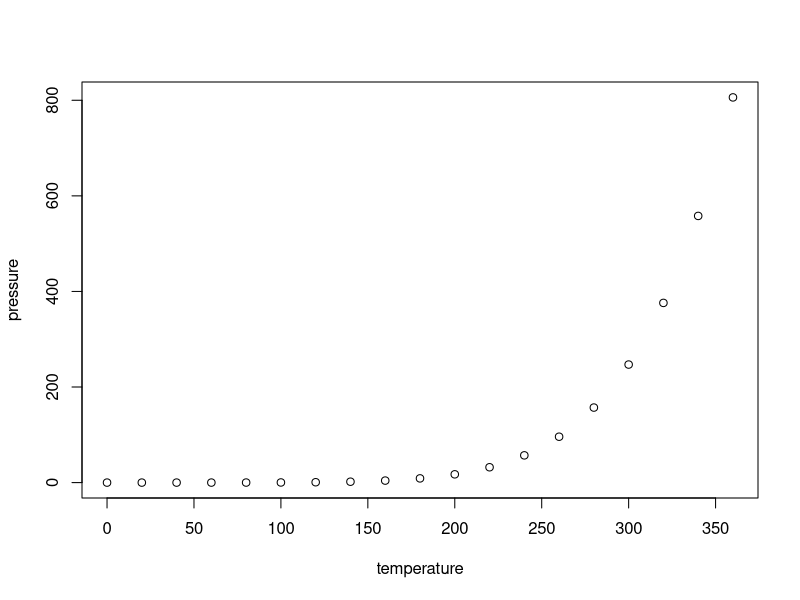
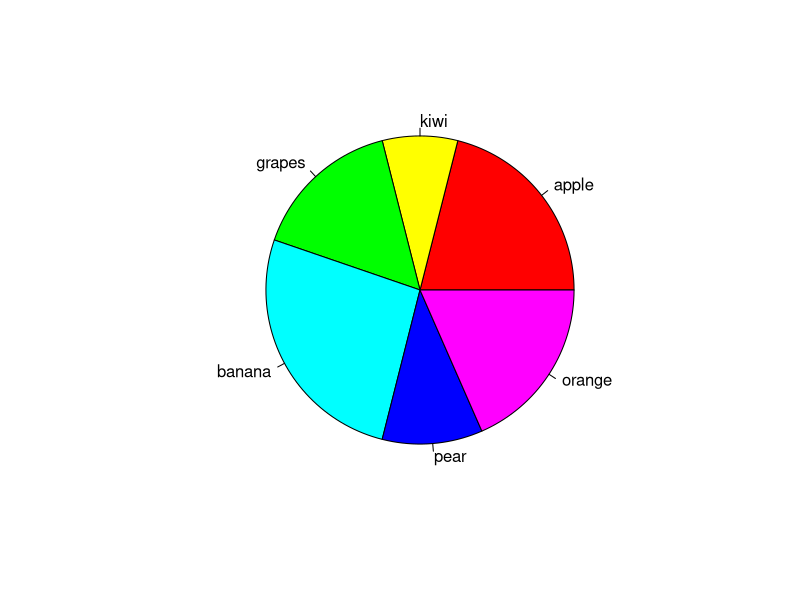
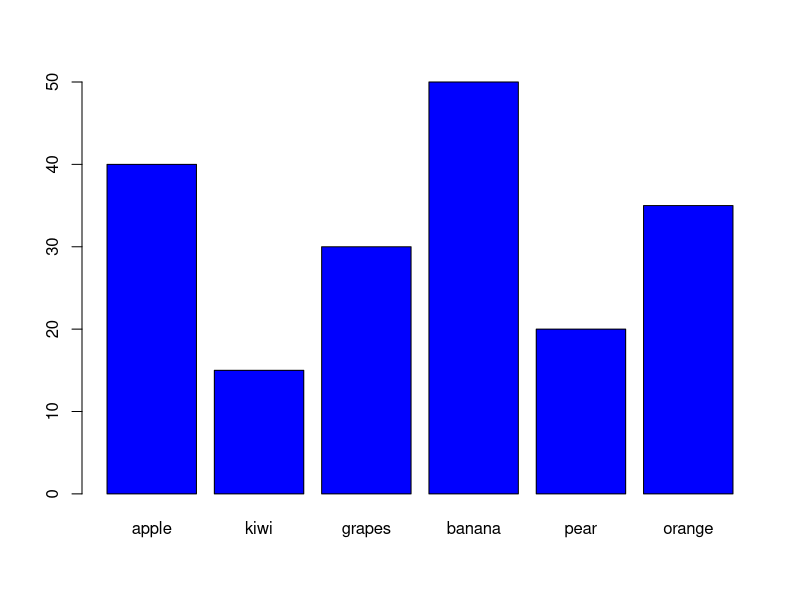

Generate these figures, in order, with R:
plot(pressure)
survey<-c(apple=40,kiwi=15,grapes=30,banana=50,pear=20,orange=35)
pie(survey,col=rainbow(length(survey)))
barplot(survey,col='blue')